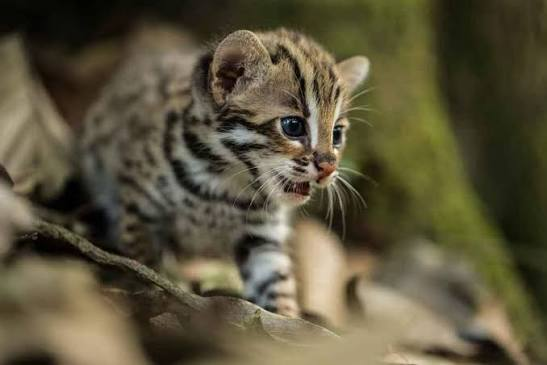
#> input picture meng.jpg, 547 x 365 px
$ python translation.py
#> lines starting #> are read from the running program, lines starting #| are printed output that depends on the picture
import cv2
import matplotlib.pyplot as plt

# Membaca gambar seperti biasa
img = cv2.imread("meng.jpg")
#> img is the input picture: shape (365, 547, 3); mean B, G, R 60.2, 84.4, 91.6
img = cv2.cvtColor(img, cv2.COLOR_BGR2RGB)

# Horizontal flip (dibalik kiri-kanan)
hasil_horizontal = cv2.flip(img, 1)
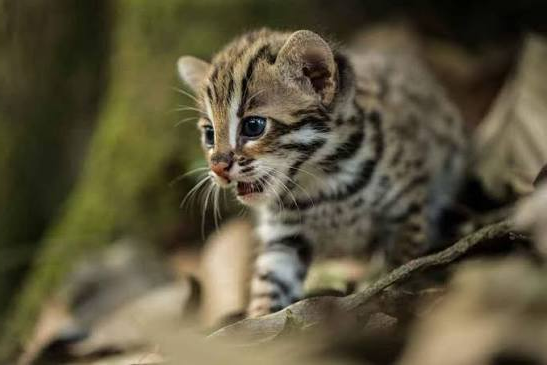
#> hasil_horizontal: shape (365, 547, 3); mean R, G, B 91.6, 84.4, 60.2

# Vertical flip (dibalik atas-bawah)
hasil_vertikal = cv2.flip(img, 0)
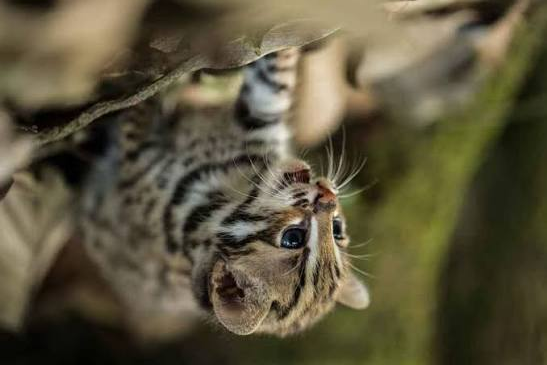
#> hasil_vertikal: shape (365, 547, 3); mean R, G, B 91.6, 84.4, 60.2

# Menampilkan hasil
plt.figure(figsize=(15, 5))

plt.subplot(1, 3, 1)
plt.imshow(img)
plt.title("Citra Asli")
plt.axis("off")

plt.subplot(1, 3, 2)
plt.imshow(hasil_horizontal)
plt.title("Horizontal Flip")
plt.axis("off")

plt.subplot(1, 3, 3)
plt.imshow(hasil_vertikal)
plt.title("Vertical Flip")
plt.axis("off")

plt.tight_layout()
plt.show()
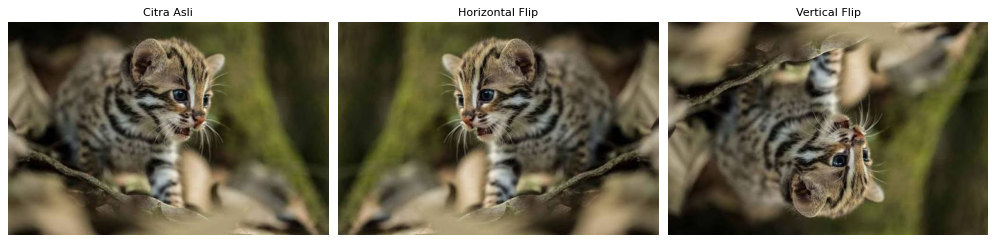
#> figure drawn by matplotlib, 3 panels
